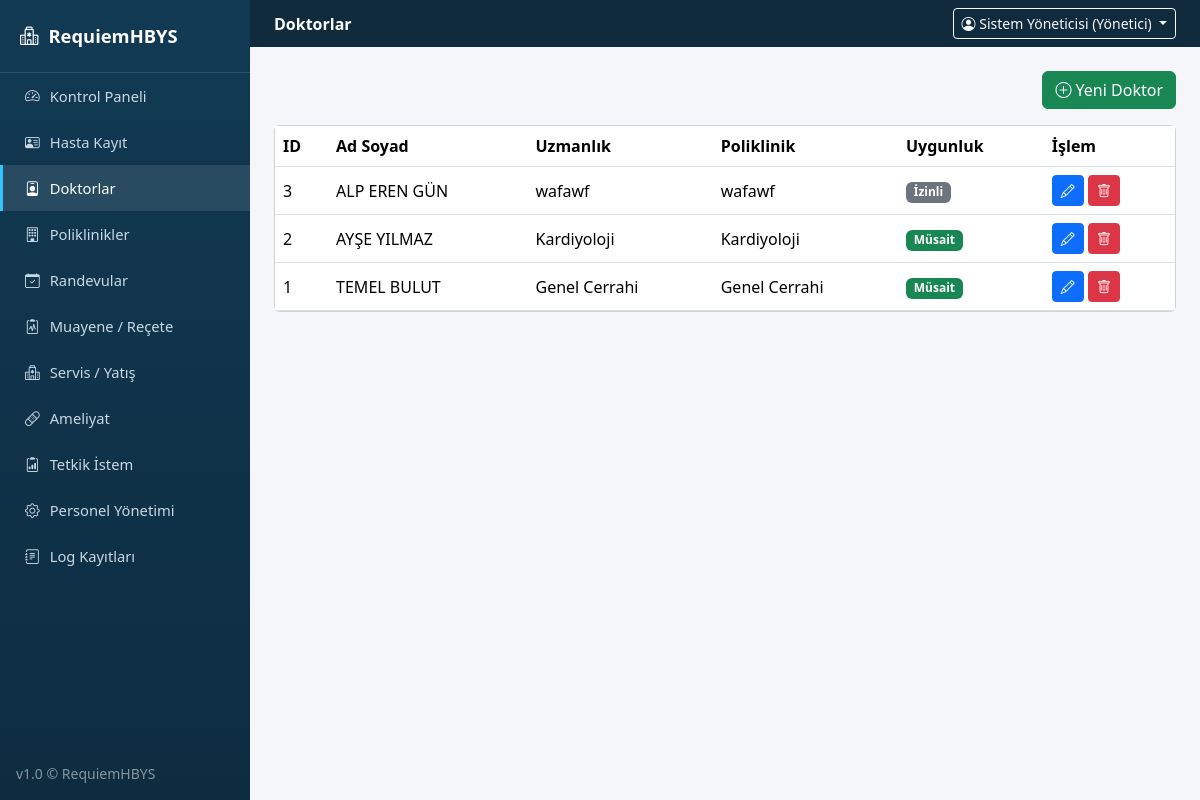
Screenshot of /doktorlar (signed in) with the database file from the repository.
### tables this page shows
CREATE TABLE doktorlar (
            id INTEGER PRIMARY KEY AUTOINCREMENT,
            ad_soyad TEXT NOT NULL,
            uzmanlik TEXT,
            poliklinik TEXT,
            uygunluk TEXT
        );

### app.py (the view)
@app.route("/doktorlar")
@login_required
@modul_gerekli("doktor")
def doktorlar():
    return render_template("doktorlar.html", doktorlar=db.doktorlari_getir())

### app.py (called while the page is built)
def login_required(f):
    @wraps(f)
    def wrapper(*args, **kwargs):
        if "user_id" not in session:
            flash("Lütfen giriş yapın.", "warning")
            return redirect(url_for("login"))
        return f(*args, **kwargs)
    return wrapper

def modul_gerekli(modul):
    def decorator(f):
        @wraps(f)
        def wrapper(*args, **kwargs):
            rol = session.get("rol")
            izinli = ROL_MODUL_YETKILERI.get(rol, set())
            if modul not in izinli:
                db.log_ekle(session.get("ad"), rol, "YETKİ", "ERİŞİM_RED",
                            f"'{modul}' modülüne yetkisiz erişim denemesi ({request.path}).", "Başarısız")
                flash("Bu sayfa için yetkiniz bulunmuyor.", "danger")
                return redirect(url_for("dashboard"))
            return f(*args, **kwargs)
        return wrapper
    return decorator

@app.context_processor
def inject_globals():
    def modul_yetkili(modul):
        return modul in ROL_MODUL_YETKILERI.get(session.get("rol"), set())
    return {"simdi": datetime.now().strftime("%d.%m.%Y %H:%M"), "modul_yetkili": modul_yetkili}

### database.py (called while the page is built)
    def sorgula(self, sql, params=()):
        cur = self.conn.cursor()
        cur.execute(sql, params)
        return [dict(r) for r in cur.fetchall()]

    def doktorlari_getir(self):
        return self.sorgula("SELECT * FROM doktorlar ORDER BY id DESC")

### templates/doktorlar.html (shortened to what this page needs)
{% extends "base.html" %}
{% block page_header %}Doktorlar{% endblock %}
{% block content %}
<div class="d-flex justify-content-end mb-3">
  <a href="{{ url_for('doktor_form') }}" class="btn btn-success"><i class="bi bi-plus-circle"></i> Yeni Doktor</a>
</div>
<div class="card">
  <div class="table-responsive">
    <table class="table table-hover align-middle mb-0">
      <thead><tr><th>ID</th><th>Ad Soyad</th><th>Uzmanlık</th><th>Poliklinik</th><th>Uygunluk</th><th>İşlem</th></tr></thead>
      <tbody>
        {% for d in doktorlar %}
        <tr>
          <td>{{ d.id }}</td><td>{{ d.ad_soyad }}</td><td>{{ d.uzmanlik }}</td><td>{{ d.poliklinik }}</td>
          <td><span class="badge bg-{{ 'success' if d.uygunluk=='Müsait' else ('warning' if d.uygunluk=='Meşgul' else 'secondary') }}">{{ d.uygunluk }}</span></td>
          <td>
            <a href="{{ url_for('doktor_form', did=d.id) }}" class="btn btn-sm btn-primary"><i class="bi bi-pencil"></i></a>
            <form action="{{ url_for('doktor_sil', did=d.id) }}" method="post" class="d-inline" onsubmit="return confirm('Doktor kaydı silinsin mi?');">
              <button class="btn btn-sm btn-danger"><i class="bi bi-trash"></i></button>
            </form>
          </td>
        </tr>
        {% else %}
        <tr><td colspan="6" class="text-center text-muted py-4">Kayıt bulunamadı.</td></tr>
        {% endfor %}
      </tbody>
    </table>
  </div>
</div>
{% endblock %}

### static/css/style.css (style rules this page uses)
body { background: #f4f6f9; font-family: "Segoe UI", Arial, sans-serif; }
.table thead { background: #123a54; color: #fff; }

### rows the page displays
doktorlar: id "3", ad_soyad "ALP EREN GÜN", uzmanlik "wafawf", poliklinik "wafawf", uygunluk "İzinli"
doktorlar: id "2", ad_soyad "AYŞE YILMAZ", uzmanlik "Kardiyoloji", poliklinik "Kardiyoloji", uygunluk "Müsait"
doktorlar: id "1", ad_soyad "TEMEL BULUT", uzmanlik "Genel Cerrahi", poliklinik "Genel Cerrahi", uygunluk "Müsait"

### other values shown
{{ session.get('ad') }} "Sistem Yöneticisi"
{{ session.get('rol') }} "Yönetici"
